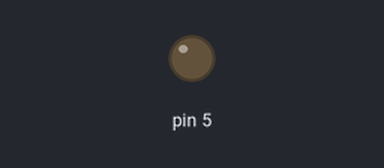
Simulated run of this sketch. Board: Arduino Uno, built with avr-gcc and run on an emulated ATmega328P. Parts: output pins drawn as LEDs (lit = HIGH).

Above: at 2.0 s.
At 6.0 s:
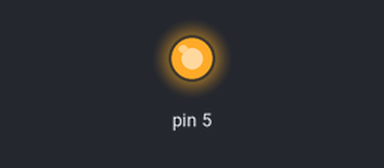
Timing chart, 0 to 10.4 s (numbered marks = the images above):
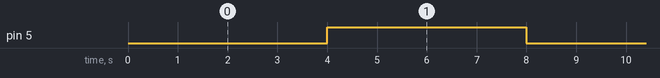

Measured:
- by itself, pin 5: alternates HIGH for 4.0 s and LOW for 4.0 s

The sketch:

obzor-modulya-rele-1-x-kanalny.ino
```cpp
/*
  Тестирование производилось на Arduino IDE 1.6.11
  Дата тестирования 28.09.2016г.
*/

int Relay = 5;          // Указываем, что вывод реле In1, подключен к реле цифровому выводу 5

void setup()
{
  pinMode(5, OUTPUT);
}
void loop(){
 digitalWrite(5, LOW);  // Включаем реле
 delay(4000);           // Ждем 4с
 digitalWrite(5, HIGH); // Выключаем реле
 delay(4000);           // Ждем 4С
}
```
